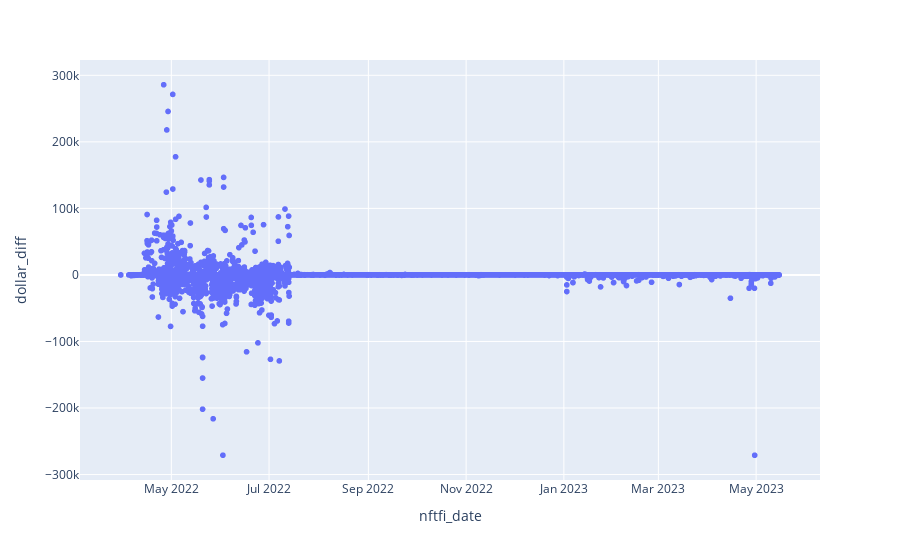

Notebook code cell kept with this figure:
### Code cell
pd.options.plotting.backend = "plotly"
subset_of_matching_mq_with_nftfi['dollar_diff'] = subset_of_matching_mq_with_nftfi['nftfi_usd_value'] - subset_of_matching_mq_with_nftfi['mq_amt_in_usd']

subset_of_matching_mq_with_nftfi.nftfi_date = pd.to_datetime(subset_of_matching_mq_with_nftfi.nftfi_date)
subset_of_matching_mq_with_nftfi.mq_block_timestamp = pd.to_datetime(subset_of_matching_mq_with_nftfi.mq_block_timestamp)

subset_of_matching_mq_with_nftfi.plot.scatter(x=subset_of_matching_mq_with_nftfi.nftfi_date, y=subset_of_matching_mq_with_nftfi.dollar_diff)

### Figure 1 — Plotly figure (JSON) as saved in the notebook; plotly's stock layout.template omitted (floating-point values rounded to 4 significant figures; data arrays with more than 128 entries replaced by an {"elided": "..."} marker saying what was removed)
{"data": [{"hovertemplate": "nftfi_date=%{x}<br>dollar_diff=%{y}<extra></extra>", "legendgroup": "", "marker": {"color": "#636efa", "symbol": "circle"}, "mode": "markers", "name": "", "showlegend": false, "type": "scattergl", "x": {"elided": "15980 str values"}, "xaxis": "x", "y": {"elided": "15980 float values"}, "yaxis": "y"}], "layout": {"legend": {"tracegroupgap": 0}, "margin": {"t": 60}, "xaxis": {"anchor": "y", "domain": [0, 1], "title": {"text": "nftfi_date"}}, "yaxis": {"anchor": "x", "domain": [0, 1], "title": {"text": "dollar_diff"}}}}
